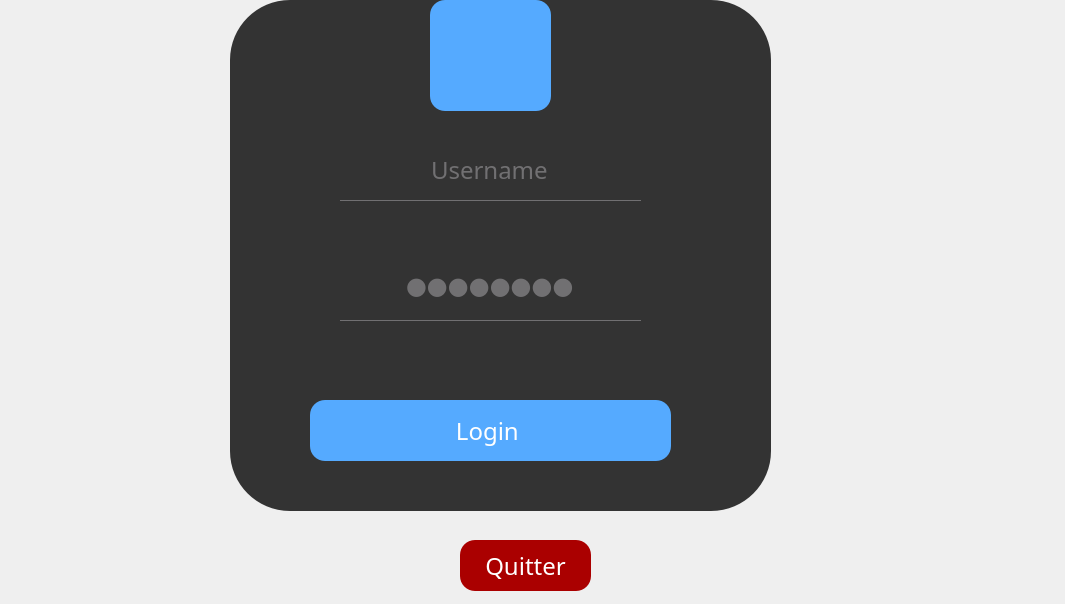
<?xml version="1.0" encoding="UTF-8"?>
<ui version="4.0">
 <class>login</class>
 <widget class="QDialog" name="login">
  <property name="geometry">
   <rect>
    <x>0</x>
    <y>0</y>
    <width>1065</width>
    <height>604</height>
   </rect>
  </property>
  <property name="windowTitle">
   <string>Dialog</string>
  </property>
  <property name="styleSheet">
   <string notr="true">*{
	border-image: url(:/new/af198f54e8998017943f5942d5374e4f.jpg);
font-family:century gothic;
font-size:24px;
}
QFrame
{background:#333;
border-radius:60px;
}

QPushButton
{background:#55aaff;
border-radius:15px;}
QPushButton
{
color:white;
border-radius:15px;
}
QPushButton:hover
{
color:rgb(255, 255, 255)f;
border-radius:15px;
background:#ff557f;
}

QLineEdit
{background:transparent;
border:none;
color:#717072;
border-bottom:1px solid #717072;
}</string>
  </property>
  <widget class="QFrame" name="frame">
   <property name="geometry">
    <rect>
     <x>230</x>
     <y>0</y>
     <width>541</width>
     <height>511</height>
    </rect>
   </property>
   <property name="styleSheet">
    <string notr="true"/>
   </property>
   <property name="frameShape">
    <enum>QFrame::StyledPanel</enum>
   </property>
   <property name="frameShadow">
    <enum>QFrame::Raised</enum>
   </property>
   <widget class="QPushButton" name="pushButton">
    <property name="geometry">
     <rect>
      <x>80</x>
      <y>400</y>
      <width>361</width>
      <height>61</height>
     </rect>
    </property>
    <property name="text">
     <string>Login </string>
    </property>
   </widget>
   <widget class="QLineEdit" name="lineEdit">
    <property name="geometry">
     <rect>
      <x>110</x>
      <y>140</y>
      <width>301</width>
      <height>61</height>
     </rect>
    </property>
    <property name="mouseTracking">
     <bool>false</bool>
    </property>
    <property name="text">
     <string>Username</string>
    </property>
    <property name="alignment">
     <set>Qt::AlignCenter</set>
    </property>
    <property name="cursorMoveStyle">
     <enum>Qt::VisualMoveStyle</enum>
    </property>
   </widget>
   <widget class="QLineEdit" name="lineEdit_2">
    <property name="geometry">
     <rect>
      <x>110</x>
      <y>250</y>
      <width>301</width>
      <height>71</height>
     </rect>
    </property>
    <property name="text">
     <string>Password</string>
    </property>
    <property name="maxLength">
     <number>8</number>
    </property>
    <property name="echoMode">
     <enum>QLineEdit::Password</enum>
    </property>
    <property name="alignment">
     <set>Qt::AlignCenter</set>
    </property>
    <property name="dragEnabled">
     <bool>false</bool>
    </property>
    <property name="readOnly">
     <bool>false</bool>
    </property>
    <property name="cursorMoveStyle">
     <enum>Qt::VisualMoveStyle</enum>
    </property>
    <property name="clearButtonEnabled">
     <bool>false</bool>
    </property>
   </widget>
   <widget class="QPushButton" name="pushButton_3">
    <property name="geometry">
     <rect>
      <x>200</x>
      <y>0</y>
      <width>121</width>
      <height>111</height>
     </rect>
    </property>
    <property name="styleSheet">
     <string notr="true">image: url(:/new/restaurant-confortable-gens-serveur_175935-230.jpg);</string>
    </property>
    <property name="text">
     <string/>
    </property>
   </widget>
  </widget>
  <widget class="QPushButton" name="pushButton_2">
   <property name="geometry">
    <rect>
     <x>460</x>
     <y>540</y>
     <width>131</width>
     <height>51</height>
    </rect>
   </property>
   <property name="styleSheet">
    <string notr="true">QPushButton
{background:#aa0000;
border-radius:15px;}
QPushButton
{
color:white;
border-radius:15px;
}
QPushButton:hover
{
color:#ff557f;
border-radius:15px;
background:#ffaa00;
}</string>
   </property>
   <property name="text">
    <string>Quitter</string>
   </property>
  </widget>
 </widget>
 <resources/>
 <connections/>
</ui>
